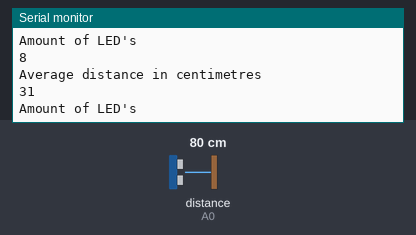
Bench run of a sketch on a simulated Arduino Uno, built with avr-gcc and run on an emulated ATmega328P. Shown: the last lines printed to the serial monitor. The inputs (shaded band) are chosen by the test bench; at power-on: distance to the obstacle (sensor on A0) 80 cm.

Above: at 1.2 s.
1.3 s: distance to the obstacle (sensor on A0) set to 2 cm
At 1.9 s:
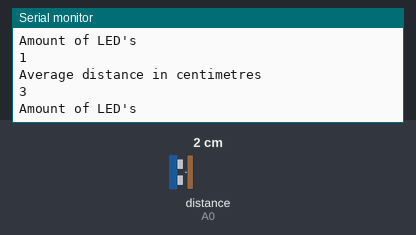
4.3 s: distance to the obstacle (sensor on A0) set to 18 cm
At 5.4 s:
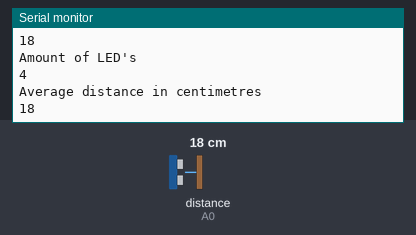
7.3 s: distance to the obstacle (sensor on A0) set to 4 cm
At 8.1 s:
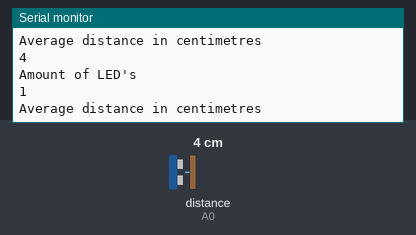
10.3 s: distance to the obstacle (sensor on A0) set to 35 cm
At 11.2 s:
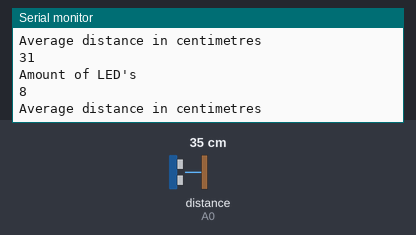
13.3 s: distance to the obstacle (sensor on A0) set to 9 cm
At 14.0 s:
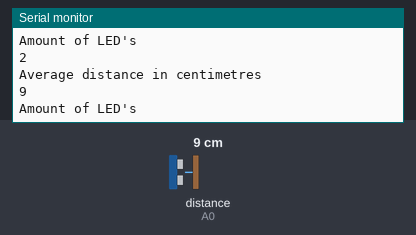
19.3 s: distance to the obstacle (sensor on A0) set to 60 cm
At 20.1 s:
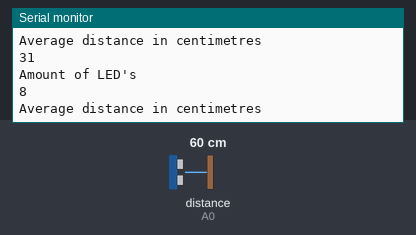
Timing chart, 0 to 22.3 s (numbered marks = the images above; inputs shaded):
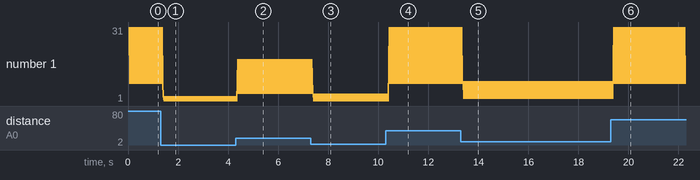

The sketch:

SharpSensorCm.ino
```cpp
//Project :
//Author : Joshua Dolgin
//Date  : YYYY/MM//DD
//Status :
//Reference :

#include <SharpIR.h>
#define model 430
//Pin connected to ST_CP (latch) of 74HC595
//uint8_t latchPin = 9;
//Pin connected to SH_CP (clock) of 74HC595
//uint8_t clockPin = 10;
//Pin connected to DS (data) of 74HC595
//uint8_t dataPin = 8;
uint8_t ir = A0;
SharpIR SharpIR(ir, 430);
//uint8_t digitMap[] = {0b00000001, 0b00000011, 0b00000111, 0b000001111, 0b00011111, 0b00111111, 0b01111111, 0b11111111};
//uint8_t numElements = sizeof(digitMap);


void setup() {
  Serial.begin(9600);
  while (!Serial);
//  pinMode(dataPin, OUTPUT);
//  pinMode(clockPin, OUTPUT);
//  pinMode(latchPin, OUTPUT);

}

void loop() {
  uint8_t dis = SharpIR.distance(); // this returns the distance to the object you're measuring
  Serial.println("Average distance in centimetres");  // returns it to the serial monitor
  Serial.println(dis);
  dis = constrain(dis, 4, 30);
  dis = map(dis, 4, 30, 1, 8);
  Serial.println("Amount of LED's");  // returns it to the serial monitor
  Serial.println(dis);
//  for (uint8_t j = 0; j < dis; j++) {
//    //ground latchPin and hold low for as long as you are transmitting
//    digitalWrite(latchPin, LOW);
//    shiftOut(dataPin, clockPin, MSBFIRST, digitMap[j]);
//    //return the latch pin high to signal chip that it
//    //no longer needs to listen for information
//    delay(500);
//  }
//  digitalWrite(latchPin, HIGH);
}
```

Measured:
- after the input at 1.3 s, the serial monitor: prints a new line after 0.12 s (image 1)
- after the input at 4.3 s, the serial monitor: prints a new line after 0.09 s (image 2)
- after the input at 10.3 s, the serial monitor: prints a new line after 0.14 s (image 4)
- after the input at 13.3 s, the serial monitor: prints a new line after 0.10 s (image 5)
- after the input at 19.3 s, the serial monitor: prints a new line after 0.10 s (image 6)
- plotted number 1: 31 → 1 after the input at 1.3 s, 1 → 18 after the input at 4.3 s, 1 → 31 after the input at 10.3 s, 31 → 9 after the input at 13.3 s, 9 → 8 after the input at 19.3 s
